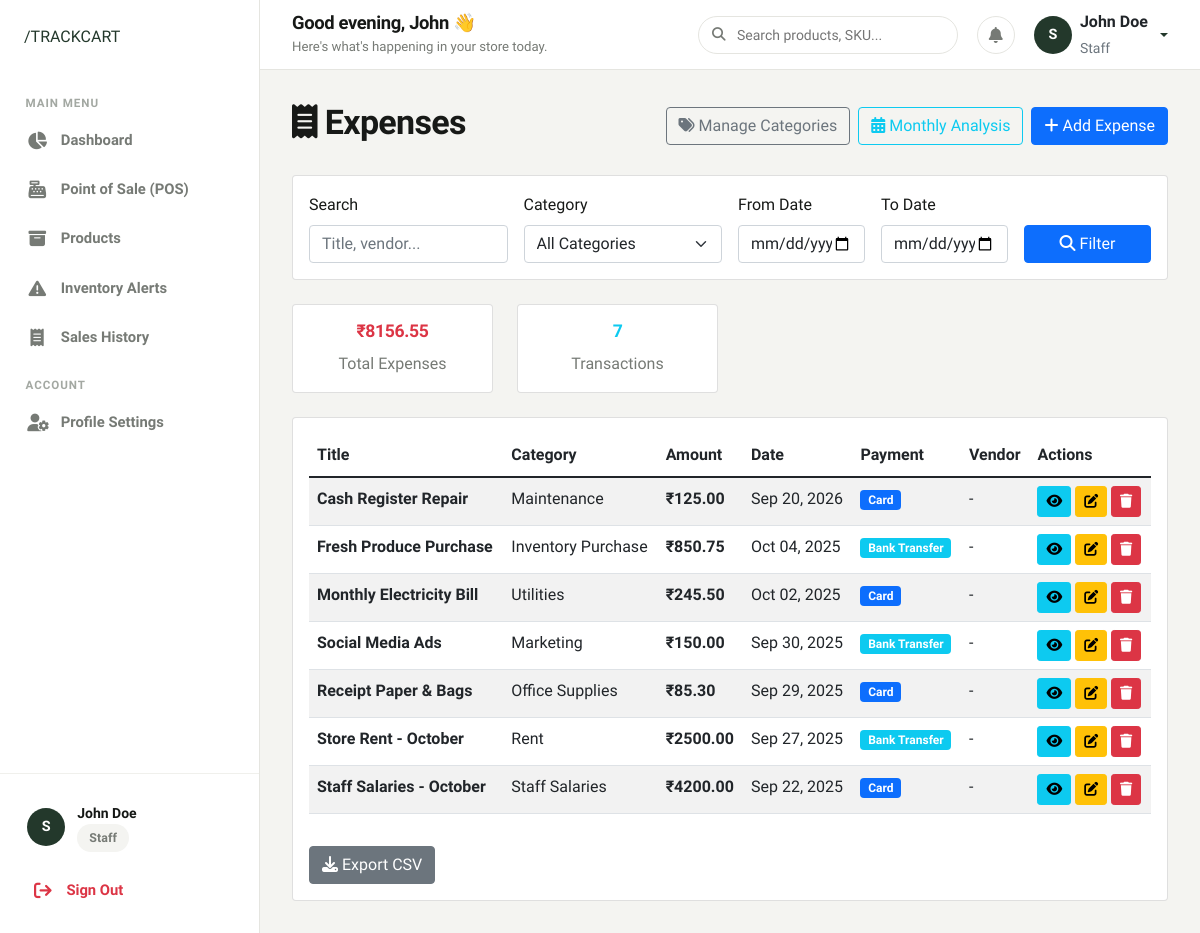
Screenshot of /expenses/ (signed in) with the database file from the repository.
### authentication/models.py (models this page shows, shortened)
class UserProfile(models.Model):
    ROLE_CHOICES = [
        ('admin', 'Admin'),
        ('staff', 'Staff'),
    ]
    user = models.OneToOneField(User, on_delete=models.CASCADE)
    role = models.CharField(max_length=10, choices=ROLE_CHOICES, default='staff')
    phone = models.CharField(max_length=15, blank=True, null=True)
    address = models.TextField(blank=True, null=True)
    created_at = models.DateTimeField(auto_now_add=True)
    updated_at = models.DateTimeField(auto_now=True)
    @property
    def is_admin(self):
        return self.role == 'admin'

### expenses/models.py (models this page shows, shortened)
class Expense(models.Model):
    PAYMENT_METHODS = [
        ('cash', 'Cash'),
        ('card', 'Card'),
        ('bank_transfer', 'Bank Transfer'),
        ('cheque', 'Cheque'),
        ('upi', 'UPI'),
    ]
    title = models.CharField(max_length=200)
    category = models.ForeignKey(ExpenseCategory, on_delete=models.PROTECT, related_name='expenses')
    amount = models.DecimalField(max_digits=10, decimal_places=2, validators=[MinValueValidator(Decimal('0.01'))])
    description = models.TextField(blank=True, null=True)
    expense_date = models.DateField()
    payment_method = models.CharField(max_length=20, choices=PAYMENT_METHODS, default='cash')
    vendor_name = models.CharField(max_length=200, blank=True, null=True)
    receipt_number = models.CharField(max_length=100, blank=True, null=True)
    is_recurring = models.BooleanField(default=False)
    recurring_period = models.CharField(max_length=20, blank=True, null=True, help_text="e.g., monthly, weekly")
    created_by = models.ForeignKey(User, on_delete=models.PROTECT)
    created_at = models.DateTimeField(auto_now_add=True)
    updated_at = models.DateTimeField(auto_now=True)
    class Meta:
        ordering = ['-expense_date', '-created_at']

class ExpenseCategory(models.Model):
    name = models.CharField(max_length=100, unique=True)
    description = models.TextField(blank=True, null=True)
    created_at = models.DateTimeField(auto_now_add=True)
    updated_at = models.DateTimeField(auto_now=True)
    class Meta:
        verbose_name_plural = "Expense Categories"
        ordering = ['name']

### expenses/views.py (the view)
# urls.py: path('', views.expense_list, name='expense_list'),
@login_required
def expense_list(request):
    search_query = request.GET.get('search', '')
    category_filter = request.GET.get('category', '')
    date_from = request.GET.get('date_from', '')
    date_to = request.GET.get('date_to', '')
    expenses = Expense.objects.select_related('category', 'created_by')
    if search_query:
        expenses = expenses.filter(
            Q(title__icontains=search_query) |
            Q(description__icontains=search_query) |
            Q(vendor_name__icontains=search_query)
        )
    if category_filter:
        expenses = expenses.filter(category_id=category_filter)
    if date_from:
        expenses = expenses.filter(expense_date__gte=date_from)
    if date_to:
        expenses = expenses.filter(expense_date__lte=date_to)
    total_expenses = expenses.aggregate(total=Sum('amount'))['total'] or 0
    categories = ExpenseCategory.objects.all()
    context = {
        'expenses': expenses[:100],  # Limit for performance
        'categories': categories,
        'total_expenses': total_expenses,
        'search_query': search_query,
        'category_filter': category_filter,
        'date_from': date_from,
        'date_to': date_to,
    }
    return render(request, 'expenses/expense_list.html', context)

### templates/expenses/expense_list.html (shortened to what this page needs)
{% extends 'base.html' %}
{% block content %}
<div class="d-flex justify-content-between align-items-center mb-4">
    <h2><i class="fas fa-receipt me-2"></i>Expenses</h2>
    <div class="d-flex gap-2">
        <a href="{% url 'expenses:category_manage' %}" class="btn btn-outline-secondary">
            <i class="fas fa-tags me-1"></i>Manage Categories
        </a>
        <a href="{% url 'expenses:monthly_expenses' %}" class="btn btn-outline-info">
            <i class="fas fa-calendar-alt me-1"></i>Monthly Analysis
        </a>
        <a href="{% url 'expenses:expense_create' %}" class="btn btn-primary">
            <i class="fas fa-plus me-1"></i>Add Expense
        </a>
    </div>
</div>
<div class="card mb-4">
    <div class="card-body">
        <form method="get" class="row g-3">
            <div class="col-md-3">
                <label for="search" class="form-label">Search</label>
                <input type="text" class="form-control" id="search" name="search"
                       value="{{ search_query }}" placeholder="Title, vendor...">
            </div>
            <div class="col-md-3">
                <label for="category" class="form-label">Category</label>
                <select class="form-select" id="category" name="category">
                    <option value="">All Categories</option>
                </select>
            </div>
            <div class="col-md-2">
                <label for="date_from" class="form-label">From Date</label>
                <input type="date" class="form-control" id="date_from" name="date_from"
                       value="{{ date_from }}">
            </div>
            <div class="col-md-2">
                <label for="date_to" class="form-label">To Date</label>
                <input type="date" class="form-control" id="date_to" name="date_to"
                       value="{{ date_to }}">
            </div>
            <div class="col-md-2">
                <label class="form-label">&nbsp;</label>
                <div class="d-grid">
                    <button type="submit" class="btn btn-primary">
                        <i class="fas fa-search me-1"></i>Filter
                    </button>
                </div>
            </div>
        </form>
    </div>
</div>
{% if expenses %}
<div class="row mb-4">
    <div class="col-md-3">
        <div class="card text-center">
            <div class="card-body">
                <h5 class="card-title text-danger">₹{{ total_expenses|floatformat:2 }}</h5>
                <p class="card-text">Total Expenses</p>
            </div>
        </div>
    </div>
    <div class="col-md-3">
        <div class="card text-center">
            <div class="card-body">
                <h5 class="card-title text-info">{{ expenses|length }}</h5>
                <p class="card-text">Transactions</p>
            </div>
        </div>
    </div>
</div>
{% endif %}
<div class="card">
    <div class="card-body">
        <div class="table-responsive">
            <table class="table table-striped" id="expensesTable">
                <thead>
                    <tr>
                        <th>Title</th>
                        <th>Category</th>
                        <th>Amount</th>
                        <th>Date</th>
                        <th>Payment</th>
                        <th>Vendor</th>
                        <th>Actions</th>
                    </tr>
                </thead>
                <tbody>
                    {% for expense in expenses %}
                    <tr>
                        <td>
                            <strong>{{ expense.title }}</strong>
                        </td>
                        <td>{{ expense.category.name }}</td>
                        <td><strong>₹{{ expense.amount }}</strong></td>
                        <td>{{ expense.expense_date|date:"M d, Y" }}</td>
                        <td>
                            <span class="badge bg-{% if expense.payment_method == 'cash' %}success{% elif expense.payment_method == 'card' %}primary{% else %}info{% endif %}">
                                {{ expense.get_payment_method_display }}
                            </span>
                        </td>
                        <td>{{ expense.vendor_name|default:"-" }}</td>
                        <td>
                            <a href="{% url 'expenses:expense_detail' expense.id %}" class="btn btn-sm btn-info">
                                <i class="fas fa-eye"></i>
                            </a>
                            <a href="{% url 'expenses:expense_edit' expense.id %}" class="btn btn-sm btn-warning">
                                <i class="fas fa-edit"></i>
                            </a>
                            <button type="button" class="btn btn-sm btn-danger"
                                    onclick="deleteExpense({{ expense.id }}, '{{ expense.title }}')">
                                <i class="fas fa-trash"></i>
                            </button>
                        </td>
                    </tr>
                    {% empty %}
                    <tr>
                        <td colspan="7" class="text-center text-muted">No expenses found</td>
                    </tr>
                    {% endfor %}
                </tbody>
            </table>
        </div>
        {% if expenses %}
        <div class="mt-3">
            <button type="button" class="btn btn-secondary" onclick="exportTableToCSV('expensesTable', 'expenses_report')">
                <i class="fas fa-download me-1"></i>Export CSV
            </button>
        </div>
        {% endif %}
    </div>
</div>
{% endblock %}

### templates/components/sidebar.html (shortened to what this page needs)
{% load static %}
<aside class="sidebar">
    <div>
        <div class="sidebar-header">
            <a href="{% url 'home' %}" class="brand-slash-logo">
                /TRACKCART
            </a>
        </div>
        <ul class="sidebar-nav">
            <li class="sidebar-label">Main Menu</li>
            <li class="sidebar-item">
                <a href="{% url 'dashboard:dashboard' %}" class="sidebar-link {% if request.resolver_match.url_name == 'dashboard' %}active{% endif %}">
                    <i class="fas fa-chart-pie"></i>
                    <span>Dashboard</span>
                </a>
            </li>
            {% if not user.userprofile.is_admin %}
            <li class="sidebar-item">
                <a href="{% url 'sales:sale_create' %}" class="sidebar-link {% if request.resolver_match.url_name == 'sale_create' %}active{% endif %}">
                    <i class="fas fa-cash-register"></i>
                    <span>Point of Sale (POS)</span>
                </a>
            </li>
            {% endif %}
            <li class="sidebar-item">
                <a href="{% url 'products:product_list' %}" class="sidebar-link ">
                    <i class="fas fa-box-archive"></i>
                    <span>Products</span>
                </a>
            </li>
            <li class="sidebar-item">
                <a href="{% url 'products:low_stock_alert' %}" class="sidebar-link {% if request.resolver_match.url_name == 'low_stock_alert' %}active{% endif %}">
                    <i class="fas fa-triangle-exclamation"></i>
                    <span>Inventory Alerts</span>
                </a>
            </li>
            <li class="sidebar-item">
                <a href="{% url 'sales:sale_list' %}" class="sidebar-link {% if 'sale' in request.resolver_match.url_name and request.resolver_match.url_name != 'sale_create' %}active{% endif %}">
                    <i class="fas fa-receipt"></i>
                    <span>Sales History</span>
                </a>
            </li>
            <li class="sidebar-label">Account</li>
            <li class="sidebar-item">
                <a href="{% url 'authentication:profile' %}" class="sidebar-link {% if request.resolver_match.url_name == 'profile' %}active{% endif %}">
                    <i class="fas fa-user-gear"></i>
                    <span>Profile Settings</span>
                </a>
            </li>
        </ul>
    </div>
    <div class="sidebar-footer">
        <div class="sidebar-user-card mb-2">
            <div class="user-avatar">
                {{ user.username|slice:":1"|upper }}
            </div>
            <div class="user-info">
                <div class="user-name">{{ user.get_full_name|default:user.username }}</div>
                <div class="user-role-badge">
                    <span class="tc-badge {% if user.userprofile.is_admin %}tc-badge-success{% else %}tc-badge-neutral{% endif %}">
                        {{ user.userprofile.get_role_display }}
                    </span>
                </div>
            </div>
        </div>
        <a href="{% url 'authentication:logout' %}" class="sidebar-link text-danger">
            <i class="fas fa-arrow-right-from-bracket"></i>
            <span>Sign Out</span>
        </a>
    </div>
</aside>

### templates/components/topbar.html (shortened to what this page needs)
{% load static %}
<header class="dashboard-topbar">
    <div class="d-flex align-items-center gap-3">
        <div class="topbar-welcome">
            <h4>Good {% if now.hour < 12 %}morning{% elif now.hour < 17 %}afternoon{% else %}evening{% endif %}, {{ user.first_name|default:user.username }} 👋</h4>
            <p>Here's what's happening in your store today.</p>
        </div>
    </div>
    <div class="topbar-actions">
        <div class="search-box-custom">
            <i class="fas fa-magnifying-glass"></i>
            <input type="text" id="globalSearchInput" class="form-control-custom" placeholder="Search products, SKU...">
        </div>
        <a href="{% url 'products:low_stock_alert' %}" class="topbar-icon-btn" title="Stock Alerts">
            <i class="fas fa-bell"></i>
        </a>
        <div class="dropdown">
            <a href="#" class="d-flex align-items-center gap-2 text-decoration-none dropdown-toggle" id="userMenuDropdown" data-bs-toggle="dropdown" aria-expanded="false">
                <div class="user-avatar">
                    {{ user.username|slice:":1"|upper }}
                </div>
                <div class="d-none d-md-block text-start">
                    <div class="fw-bold text-dark fs-6 line-height-1">{{ user.get_full_name|default:user.username }}</div>
                    <small class="text-muted text-capitalize">{{ user.userprofile.role }}</small>
                </div>
            </a>
        </div>
    </div>
</header>

### static/css/main.css (style rules this page uses)
:root { --primary-dark: #151815; --dark-green: #23382B; --dark-green-hover: #1b2c22; --muted-green: #536957; --accent-green-light: #EBF1EC; --soft-bg: #F4F4F1; --white: #FFFFFF; --card-bg: #FFFFFF; --text-main: #171917; --text-muted: #767A75; --text-light: #A3A8A2; --border-color: #E5E5E0; --border-light: #F0F0EC; --status-success: #2B7A4B; --status-success-bg: #E8F5EE; --status-warning: #C07D14; --status-warning-bg: #FEF6E7; --status-danger: #C93B2B; --status-danger-bg: #FDF0EE; --font-family: 'Plus Jakarta Sans', 'Inter', -apple-system, BlinkMacSystemFont, "Segoe UI", Roboto, sans-serif; --radius-sm: 8px; --radius-md: 14px; --radius-lg: 20px; --radius-xl: 28px; --radius-pill: 9999px; --shadow-sm: 0 2px 8px rgba(21, 24, 21, 0.04); --shadow-md: 0 8px 24px rgba(21, 24, 21, 0.06); --shadow-lg: 0 16px 40px rgba(21, 24, 21, 0.08); --transition-fast: 0.15s ease; --transition-normal: 0.25s ease; }
* { box-sizing: border-box; margin: 0; padding: 0; }
body { font-family: var(--font-family); background-color: var(--soft-bg); color: var(--text-main); line-height: 1.6; -webkit-font-smoothing: antialiased; -moz-osx-font-smoothing: grayscale; }
h1, h2, h3, h4, h5, h6 { color: var(--text-main); font-weight: 700; letter-spacing: -0.02em; line-height: 1.2; }
h2 { font-size: 2.125rem; }
h4 { font-size: 1.25rem; }
h5 { font-size: 1.1rem; }
p { color: var(--text-muted); font-size: 1rem; }
a { color: var(--dark-green); text-decoration: none; transition: color var(--transition-fast); }
.form-control-custom { width: 100%; padding: 0.75rem 1rem; border-radius: var(--radius-md); border: 1px solid var(--border-color); background-color: var(--white); color: var(--text-main); font-family: var(--font-family); font-size: 0.95rem; transition: border-color var(--transition-fast), box-shadow var(--transition-fast); }
.tc-badge { display: inline-flex; align-items: center; gap: 0.35rem; padding: 0.25rem 0.75rem; border-radius: var(--radius-pill); font-size: 0.775rem; font-weight: 600; letter-spacing: 0.01em; }
.tc-badge-neutral { background-color: var(--soft-bg); color: var(--text-muted); }
.mt-3 { margin-top: 1rem; }
.mb-2 { margin-bottom: 0.5rem; }
.mb-4 { margin-bottom: 1.5rem; }

### rows the page displays
Expense: title "Cash Register Repair", category.name "Maintenance", amount "125.00", expense_date "Sep 20, 2026", payment_method "Card", vendor_name "-"
Expense: title "Fresh Produce Purchase", category.name "Inventory Purchase", amount "850.75", expense_date "Oct 04, 2025", payment_method "Bank Transfer", vendor_name "-"
Expense: title "Monthly Electricity Bill", category.name "Utilities", amount "245.50", expense_date "Oct 02, 2025", payment_method "Card", vendor_name "-"
Expense: title "Social Media Ads", category.name "Marketing", amount "150.00", expense_date "Sep 30, 2025", payment_method "Bank Transfer", vendor_name "-"
Expense: title "Receipt Paper & Bags", category.name "Office Supplies", amount "85.30", expense_date "Sep 29, 2025", payment_method "Card", vendor_name "-"
Expense: title "Store Rent - October", category.name "Rent", amount "2500.00", expense_date "Sep 27, 2025", payment_method "Bank Transfer", vendor_name "-"
Expense: title "Staff Salaries - October", category.name "Staff Salaries", amount "4200.00", expense_date "Sep 22, 2025", payment_method "Card", vendor_name "-"

### other values shown
{{ user.username|slice:":1"|upper }} "S"
{{ user.get_full_name|default:user.username }} "John Doe"
{{ user.userprofile.get_role_display }} "Staff"
{{ user.first_name|default:user.username }} "John"
{{ user.userprofile.role }} "Staff"
{{ total_expenses|floatformat:2 }} "8156.55"
{{ expenses|length }} "7"
